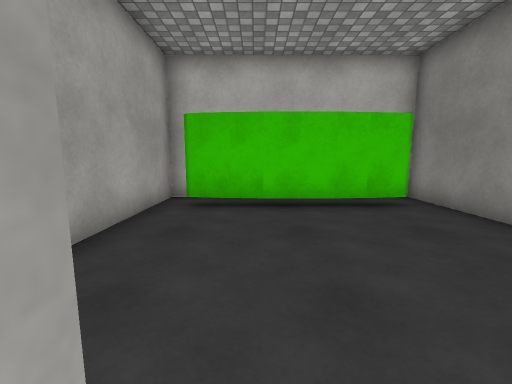
view 1 (above)

13 first-person views from a walk through a scene from a Unity 3-D project. The camera is 1.2 m above the floor, tilts 8° down and sees 90° across. The floor is counted in squares, 1 m on a side. Each view is taken from the middle of a square. On the plan, view 1 faces up. The plan holds only what a view shows up to about 12 squares ahead; the rest is blank. The place goes on beyond the plan. The player character is not drawn. Door leaves are left out, so doorways stand open. Surface patterns are stand-ins for the level's own textures.

view 2
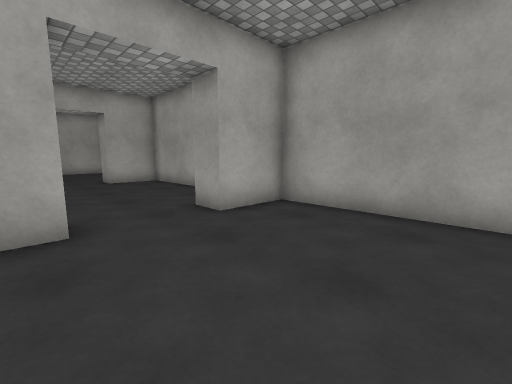

view 3
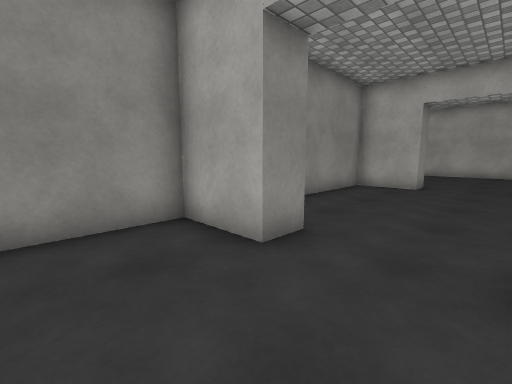

view 4
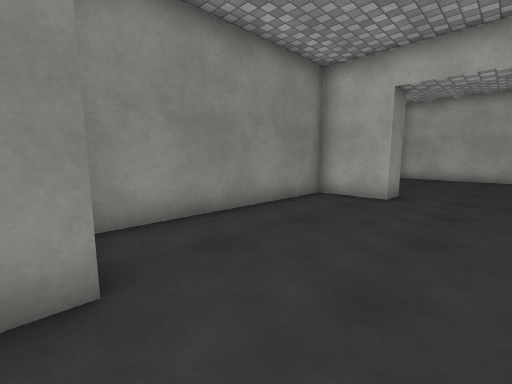

view 5
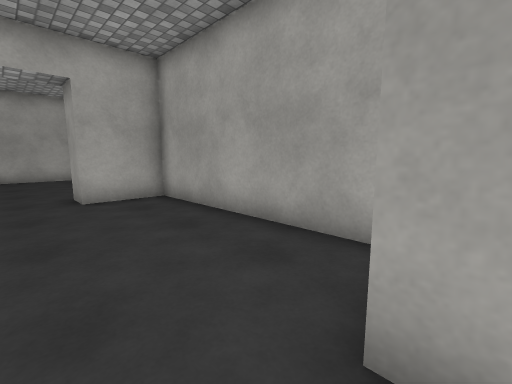

view 6
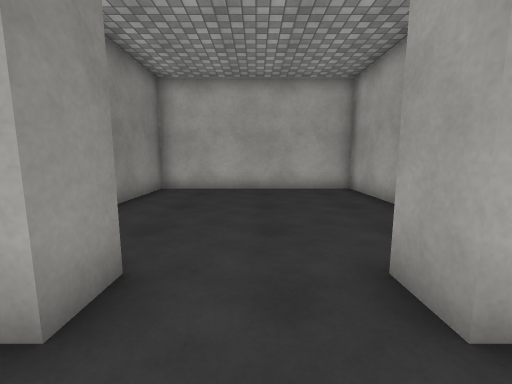

view 7
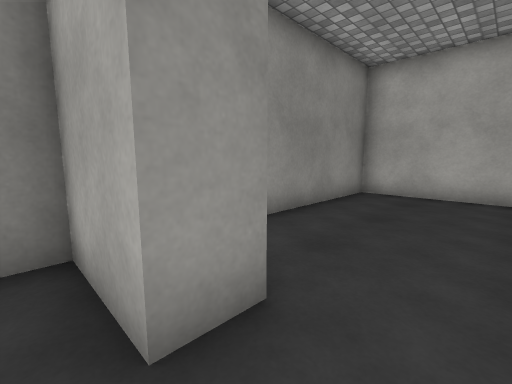

view 8
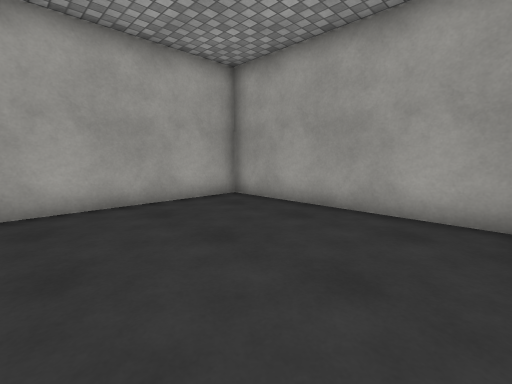

view 9
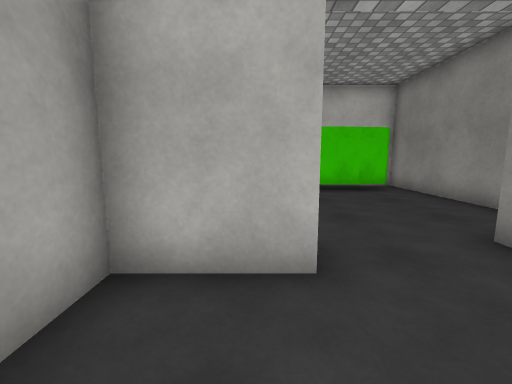

view 10
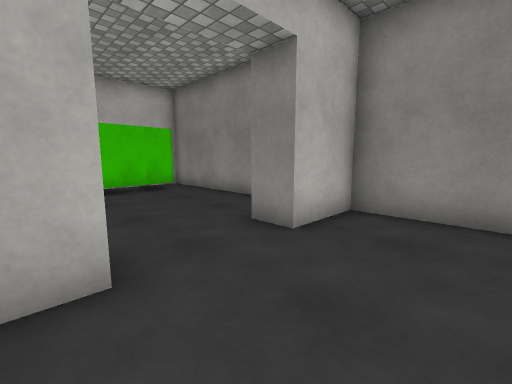

view 11
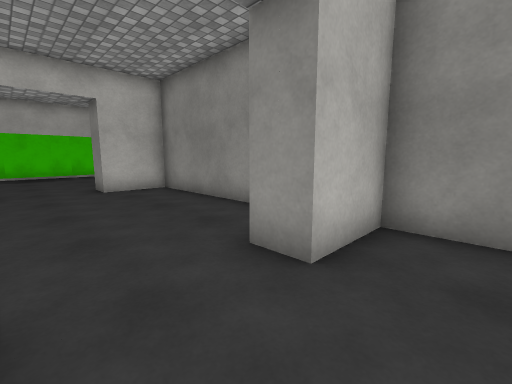

view 12
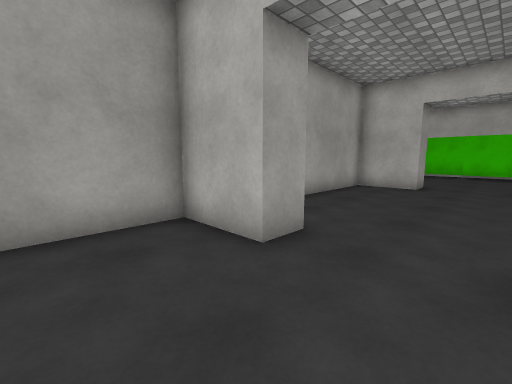

view 13
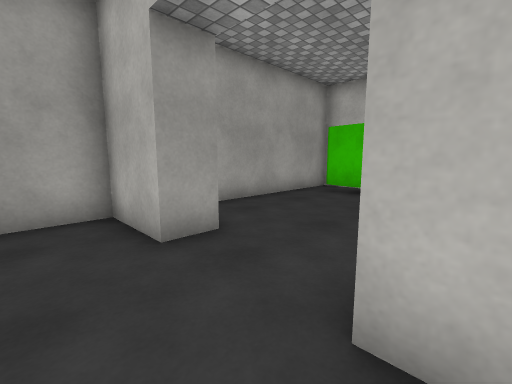

### Floor plan
Key: @ floor where view 1 was taken; # wall or solid block; x gap in a wall; . floor; D open door; T thing the floor can be seen under or through.
Columns run from 3 left of view 1 to 5 right of it. Each row starts with its distance up from view 1.
  8 ##     ##
  7 #.......#
  6 #.#TTTTx#
  5 #.......#
  4 #.......#
  3 #.......#
  2 #.......#
  1 #.......#
  0 ###@..###
 -1 #.......#
 -2 #.......#
 -3 #.......#
 -4 #.......#
 -5 #.......#
 -6 #.......#
 -7 #.......#
 -8 ###DDD###
 -9 #..DDD..#
-10 #.......#
-11 #.......#
-12 #.......#
-13 #.......#
-14 #.......#
-15 #.......#
-16 #########

Where each view was taken, in squares from view 1:
view 1: 0 up, 0 right, facing up
view 2: 5 up, 3 right, facing down-left
view 3: 3 up, 0 right, facing down-right
view 4: 0 up, 0 right, facing down-right
view 5: 0 up, 1 right, facing down-left
view 6: 6 down, 1 right, facing down
view 7: 7 down, 1 right, facing down-right
view 8: 9 down, 3 right, facing down-left
view 9: 3 down, 1 left, facing up
view 10: 3 down, 1 left, facing up-right
view 11: 10 down, 0 right, facing up-right
view 12: 11 down, 2 right, facing up-left
view 13: 2 down, 3 right, facing up-left
